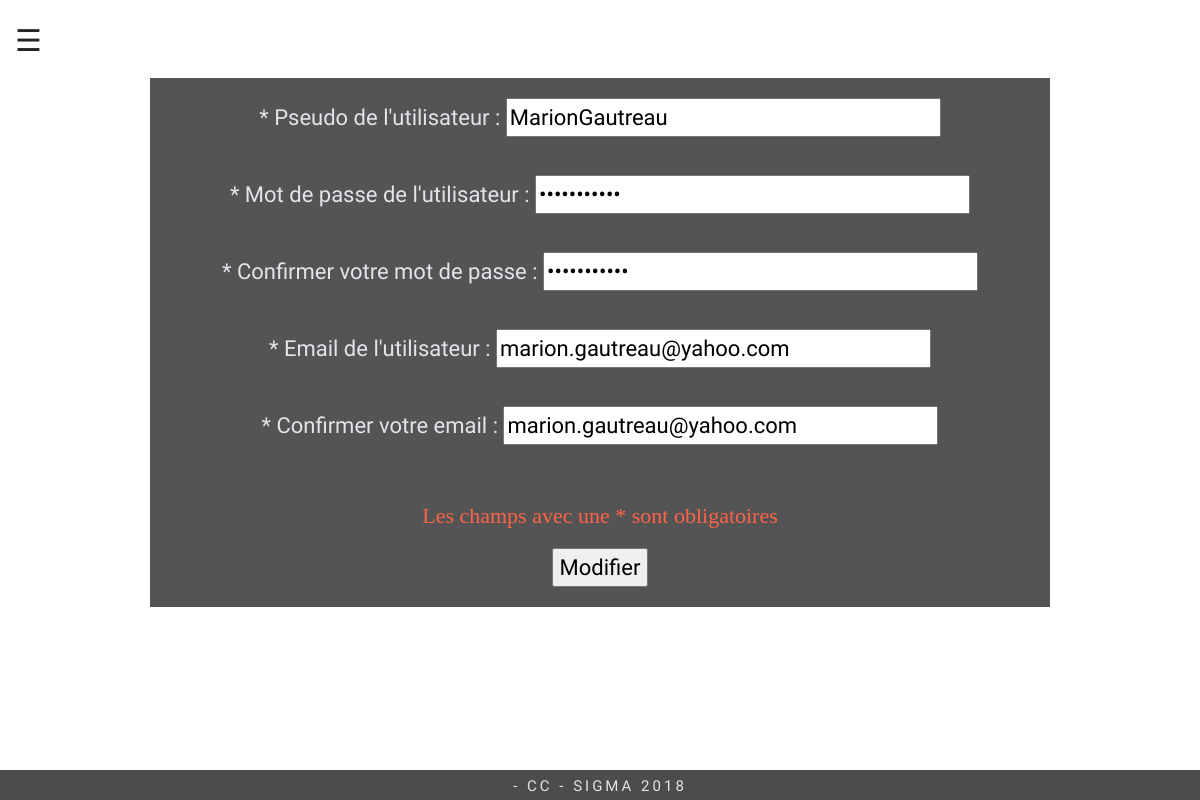
The app's page /index.php?page=formulaire/modifier_user&ID_USER=1 (signed in) with its own data.
### tables this page shows
CREATE TABLE IF NOT EXISTS UTILISATEUR
 (
   ID_USER INTEGER(3) NOT NULL AUTO_INCREMENT ,
   PSEUDO VARCHAR(128) NOT NULL  ,
   MDP VARCHAR(255) NOT NULL  ,
   EMAIL_USER VARCHAR(128) NULL  
   , PRIMARY KEY (ID_USER) 
 );

### formulaire/modifier_user.php (the view, shortened to what this page needs)
<?php
if (isset($_GET['ID_USER'])){
	include("connexion_bd.php");
	$query = $myPDO->prepare ("SELECT * FROM utilisateur where ID_USER= ?");
	$donnees = $query->execute(array($_GET['ID_USER']));
	$donnees = $query->fetch();
?>
<center>
<div id="main">
<form id="formulaire" method="post" action="index.php?page=formulaire/modifier_user" autocomplete="off">
<p>
<label for="pseudo"> * Pseudo de l'utilisateur : </label>
<input type="text" name="pseudo" id="pseudo" value="<?php echo $donnees['PSEUDO'];?>" size="30" required />
<br/>
 <br />
 <label for="MDP"> * Mot de passe de l'utilisateur :</label>
 <input type="password" name="MDP" id="MDP" value="<?php echo $donnees ['MDP'];?>" size="30"  required />
 <br/>
 <br/>
 <label for="Confirmer_mdp"> * Confirmer votre mot de passe :</label>
 <input type="password" name="Confirmer_mdp" id="Confirmer_mdp" value="<?php echo $donnees['MDP'];?>" size="30"  required />
 <br/>
 <br/>
 <label for="EMAIL"> * Email de l'utilisateur :</label>
 <input type="email" name="EMAIL" id="EMAIL" value="<?php echo $donnees ['EMAIL_USER']?>" size="30" required  />
 <br/>
 <br/>
 <label for="confirmer_email"> * Confirmer votre email :</label>
 <input type="email" name="confirmer_email" id="confirmer_email" value="<?php echo $donnees ['EMAIL_USER']?>" size="30" required  />
 <br/>
 <br/>
 <p style="color:Tomato; font-family: verdana; font-size : 12;">
Les champs avec une * sont obligatoires
</p>
<input type="submit" name="modifier" value="Modifier" />
</form>
<?php
}
?>
</div>
</center>

### style.css (style rules this page uses)
body { background: url('bkg/bkg.jpg') no-repeat center center fixed; -webkit-background-size: cover; -moz-background-size: cover; -o-background-size: cover; background-size: cover; font-family: 'Montserrat Alternates';font-size: 22px; }
#main { background-color:rgba(0, 0, 0, 0.67); width:75%; height: 87%; color:#e1e4ea; overflow :auto; }
.arrow-left { width: 0; height: 0; border-style: solid; border-width: 130px 285px 0 0; border-color: rgba(255, 255, 255, 0.7) transparent transparent transparent; position : absolute; z-index:-1; }
p { transition: margin-left .5s; }
#main { transition: margin-left .5s; padding: 20px; }
#menuspan { font-size:30px; cursor:pointer; padding:15px; margin-top:3px; display:inline-block; }

### records on screen
utilisateur: pseudo "MarionGautreau", EMAIL "marion.gautreau@yahoo.com", confirmer_email "marion.gautreau@yahoo.com"
